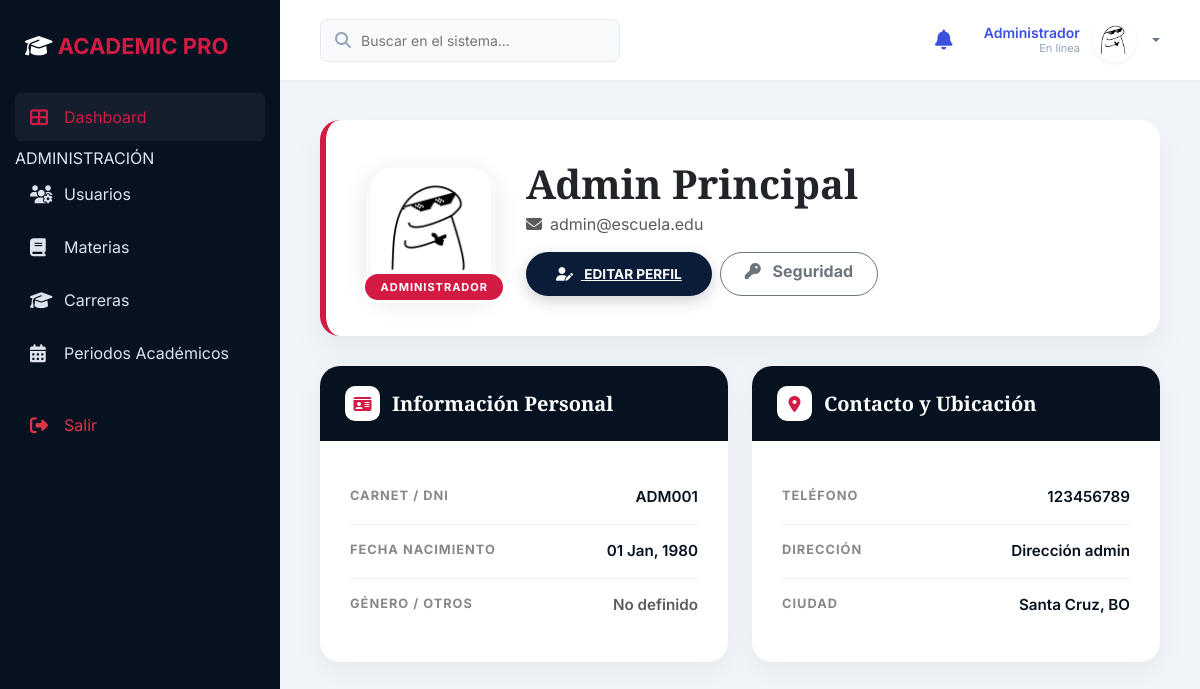
The app's page /index.php?controller=Perfil&action=ver (signed in) with its own data.
### tables this page shows
CREATE TABLE `usuario` (
  `id_usuario` int(11) NOT NULL,
  `nombre_completo` varchar(100) NOT NULL,
  `carnet` varchar(20) DEFAULT NULL,
  `fecha_nacimiento` date DEFAULT NULL,
  `correo_electronico` varchar(100) NOT NULL,
  `numero_telefono` varchar(15) DEFAULT NULL,
  `direccion` varchar(200) DEFAULT NULL,
  `contraseña` varchar(255) NOT NULL,
  `rol` enum('Estudiante','Docente','Administrador') NOT NULL,
  `foto_perfil` varchar(255) DEFAULT 'assets/img/perfil1.jpg'
);

### controllers/perfilController.php (called while the page is built, shortened)
<?php
class PerfilController {
    private $db;
    public function __construct() {
        $this->db = new Database();
    }
    public function ver() {
        $id_usuario = $_SESSION['id_usuario'];
        $usuario = $this->obtenerUsuario($id_usuario);
        require_once 'views/perfil/ver.php';
    }
    private function obtenerUsuario($id_usuario) {
        $conn = $this->db->getConnection();
        $stmt = $conn->prepare("SELECT * FROM Usuario WHERE id_usuario = ?");
        $stmt->execute([$id_usuario]);
        return $stmt->fetch(PDO::FETCH_ASSOC);
    }
}

### views/perfil/ver.php (the view, shortened to what this page needs)
<?php require_once 'views/layouts/header.php'; ?>
<div class="profile-view-container animate__animated animate__fadeIn">
    <div class="profile-header-card">
        <div class="profile-avatar-wrapper">
            <img src="<?= !empty($usuario['foto_perfil']) ? $usuario['foto_perfil'] : 'assets/img/perfil1.jpg' ?>"
                 class="profile-avatar-large" alt="Avatar" onerror="this.src='assets/img/perfil1.jpg'">
            <span class="role-badge-floating"><?= $_SESSION['rol']; ?></span>
        </div>
        <div class="flex-grow-1">
            <h1 class="serif fw-bold mb-1 text-dark"><?= htmlspecialchars($usuario['nombre_completo']); ?></h1>
            <p class="text-muted mb-3"><i class="fas fa-envelope me-2"></i><?= htmlspecialchars($usuario['correo_electronico']); ?></p>
            <div class="d-flex gap-2">
                <a href="index.php?controller=Perfil&action=editar" class="btn-edit-profile">
                    <i class="fas fa-user-edit me-2"></i> Editar Perfil
                </a>
                <a href="index.php?controller=Perfil&action=cambiarPassword" class="btn btn-outline-secondary rounded-pill px-4 fw-bold small">
                    <i class="fas fa-key me-2"></i> Seguridad
                </a>
            </div>
        </div>
    </div>
    <div class="row g-4">
        <div class="col-lg-6">
            <div class="info-card-pro">
                <div class="info-card-header">
                    <div class="section-icon bg-white"><i class="fas fa-id-card"></i></div>
                    <h5 class="mb-0 fw-bold serif">Información Personal</h5>
                </div>
                <div class="info-card-body">
                    <div class="info-item">
                        <span class="info-label">Carnet / DNI</span>
                        <span class="info-value"><?= htmlspecialchars($usuario['carnet']); ?></span>
                    </div>
                    <div class="info-item">
                        <span class="info-label">Fecha Nacimiento</span>
                        <span class="info-value"><?= $usuario['fecha_nacimiento'] ? date('d M, Y', strtotime($usuario['fecha_nacimiento'])) : 'No especificada'; ?></span>
                    </div>
                    <div class="info-item">
                        <span class="info-label">Género / Otros</span>
                        <span class="info-value text-muted italic">No definido</span>
                    </div>
                </div>
            </div>
        </div>
        <div class="col-lg-6">
            <div class="info-card-pro">
                <div class="info-card-header">
                    <div class="section-icon bg-white"><i class="fas fa-map-marker-alt"></i></div>
                    <h5 class="mb-0 fw-bold serif">Contacto y Ubicación</h5>
                </div>
                <div class="info-card-body">
                    <div class="info-item">
                        <span class="info-label">Teléfono</span>
                        <span class="info-value"><?= $usuario['numero_telefono'] ? htmlspecialchars($usuario['numero_telefono']) : 'Sin teléfono'; ?></span>
                    </div>
                    <div class="info-item">
                        <span class="info-label">Dirección</span>
                        <span class="info-value text-end"><?= $usuario['direccion'] ? htmlspecialchars($usuario['direccion']) : 'No especificada'; ?></span>
                    </div>
                    <div class="info-item">
                        <span class="info-label">Ciudad</span>
                        <span class="info-value">Santa Cruz, BO</span>
                    </div>
                </div>
            </div>
        </div>
    </div>
</div>
<?php require_once 'views/layouts/footer.php'; ?>

### views/perfil/ver.php (style rules this page uses)
.profile-header-card { background: white; border-radius: 20px; padding: 40px; box-shadow: 0 15px 35px rgba(0,0,0,0.05); margin-bottom: 30px; border-left: 6px solid var(--stadum-red); display: flex; align-items: center; gap: 30px; }
.profile-avatar-wrapper { position: relative; }
.profile-avatar-large { width: 130px; height: 130px; border-radius: 25px; object-fit: cover; border: 5px solid #f8f9fa; box-shadow: 0 10px 25px rgba(0,0,0,0.1); }
.role-badge-floating { position: absolute; bottom: -10px; right: -10px; background: var(--stadum-red); color: white; padding: 5px 15px; border-radius: 50px; font-size: 11px; font-weight: 700; text-transform: uppercase; letter-spacing: 1px; border: 3px solid white; }
.info-card-pro { background: white; border-radius: 20px; box-shadow: 0 10px 30px rgba(0,0,0,0.05); overflow: hidden; height: 100%; }
.info-card-header { background: var(--stadum-dark); color: white; padding: 20px 25px; display: flex; align-items: center; gap: 12px; }
.info-card-body { padding: 30px; }
.info-item { display: flex; justify-content: space-between; padding: 15px 0; border-bottom: 1px solid #f0f0f0; }
.info-item:last-child { border-bottom: none; }
.info-label { font-weight: 700; color: #888; font-size: 0.8rem; text-transform: uppercase; letter-spacing: 1px; }
.info-value { font-weight: 600; color: var(--stadum-dark); font-size: 0.95rem; }
.btn-edit-profile { background: var(--stadum-blue); color: white; border-radius: 50px; padding: 12px 30px; font-weight: 700; text-transform: uppercase; font-size: 0.85rem; border: none; transition: 0.3s; box-shadow: 0 5px 15px rgba(11, 28, 57, 0.2); }
.section-icon { width: 35px; height: 35px; background: rgba(211, 26, 67, 0.1); color: var(--stadum-red); border-radius: 10px; display: flex; align-items: center; justify-content: center; }

### records on screen
usuario: nombre_completo "Admin Principal", correo_electronico "admin@escuela.edu", carnet "ADM001", fecha_nacimiento "01 Jan, 1980", numero_telefono "123456789", direccion "Dirección admin"

### other values on screen
$_SESSION['rol'] "Administrador"
$_SESSION['rol'] "ADMINISTRADOR"
